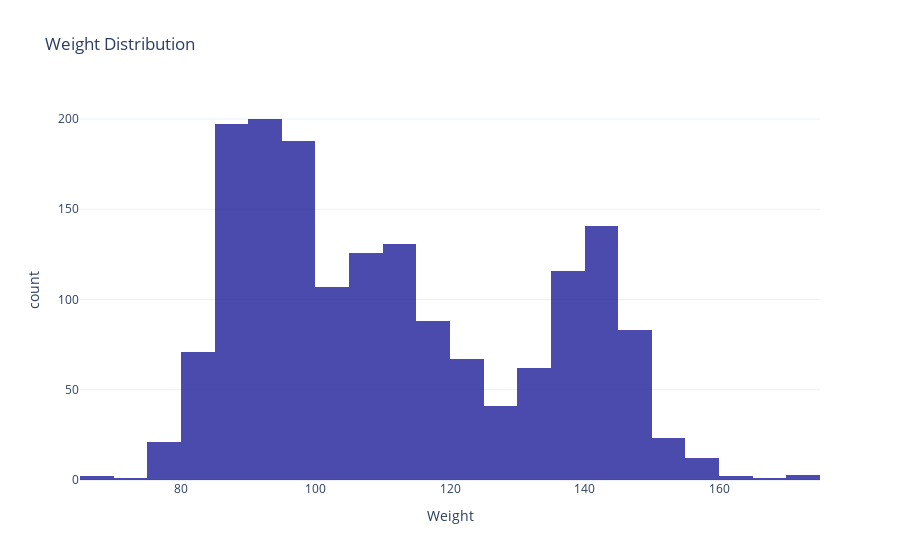

The notebook cell this image was saved under:
### Code cell
# 创建直方图统计体重
fig_weight = px.histogram(players_data, x='weight', title='Weight Distribution')

# 更新坐标轴标题和使用明亮的主题
fig_weight.update_xaxes(title='Weight')
fig_weight.update_layout(template='plotly_white')

# 添加动画效果
fig_weight.update_traces(marker_color='darkblue', opacity=0.7)
fig_weight.update_layout(transition_duration=500)  # 设置动画持续时间

fig_weight.show()

### Figure 1 — Plotly figure (JSON) as saved in the notebook; plotly's stock layout.template omitted (floating-point values rounded to 4 significant figures; data arrays with more than 128 entries replaced by an {"elided": "..."} marker saying what was removed)
{"data": [{"alignmentgroup": "True", "bingroup": "x", "hovertemplate": "weight=%{x}<br>count=%{y}<extra></extra>", "legendgroup": "", "marker": {"color": "darkblue", "pattern": {"shape": ""}}, "name": "", "offsetgroup": "", "opacity": 0.7, "orientation": "v", "showlegend": false, "type": "histogram", "x": {"elided": "1683 float values"}, "xaxis": "x", "yaxis": "y"}], "layout": {"barmode": "relative", "legend": {"tracegroupgap": 0}, "title": {"text": "Weight Distribution"}, "transition": {"duration": 500}, "xaxis": {"anchor": "y", "domain": [0, 1], "title": {"text": "Weight"}}, "yaxis": {"anchor": "x", "domain": [0, 1], "title": {"text": "count"}}}}
